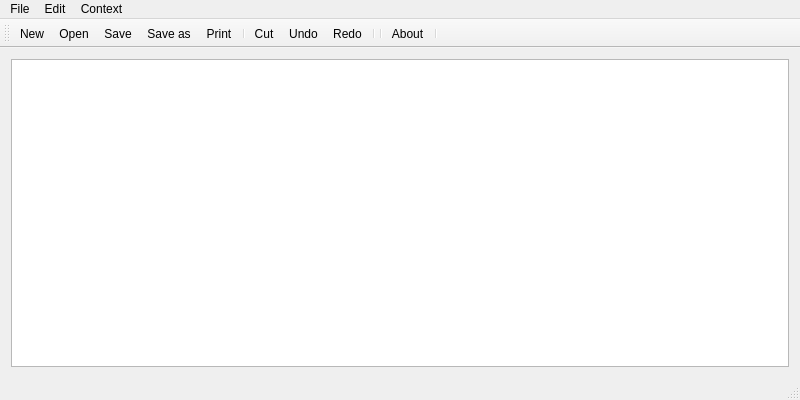
<?xml version="1.0" encoding="UTF-8"?>
<ui version="4.0">
 <class>Notepad</class>
 <widget class="QMainWindow" name="Notepad">
  <property name="geometry">
   <rect>
    <x>0</x>
    <y>0</y>
    <width>800</width>
    <height>400</height>
   </rect>
  </property>
  <property name="windowTitle">
   <string>Notepad</string>
  </property>
  <widget class="QWidget" name="centralWidget">
   <layout class="QVBoxLayout" name="verticalLayout">
    <item>
     <widget class="QTextEdit" name="textEdit"/>
    </item>
   </layout>
  </widget>
  <widget class="QMenuBar" name="menuBar">
   <property name="geometry">
    <rect>
     <x>0</x>
     <y>0</y>
     <width>800</width>
     <height>22</height>
    </rect>
   </property>
   <widget class="QMenu" name="menuFile">
    <property name="title">
     <string>File</string>
    </property>
    <addaction name="actionNew"/>
    <addaction name="actionOpen"/>
    <addaction name="actionSave"/>
    <addaction name="actionSave_as"/>
    <addaction name="actionPrint"/>
    <addaction name="separator"/>
   </widget>
   <widget class="QMenu" name="menuEdit">
    <property name="title">
     <string>Edit</string>
    </property>
    <addaction name="actionCut"/>
    <addaction name="separator"/>
    <addaction name="actionUndo"/>
    <addaction name="actionRedo"/>
   </widget>
   <widget class="QMenu" name="menuContext">
    <property name="title">
     <string>Context</string>
    </property>
    <addaction name="actionHome"/>
    <addaction name="actionWork"/>
    <addaction name="actionJust_note"/>
    <addaction name="actionShow_home"/>
    <addaction name="actionShow_work"/>
    <addaction name="actionShow_just_note"/>
   </widget>
   <addaction name="menuFile"/>
   <addaction name="menuEdit"/>
   <addaction name="menuContext"/>
  </widget>
  <widget class="QToolBar" name="mainToolBar">
   <attribute name="toolBarArea">
    <enum>TopToolBarArea</enum>
   </attribute>
   <attribute name="toolBarBreak">
    <bool>false</bool>
   </attribute>
   <addaction name="actionNew"/>
   <addaction name="actionOpen"/>
   <addaction name="actionSave"/>
   <addaction name="actionSave_as"/>
   <addaction name="actionPrint"/>
   <addaction name="separator"/>
   <addaction name="actionCut"/>
   <addaction name="actionUndo"/>
   <addaction name="actionRedo"/>
   <addaction name="separator"/>
   <addaction name="separator"/>
   <addaction name="actionAbout"/>
   <addaction name="separator"/>
  </widget>
  <widget class="QStatusBar" name="statusBar"/>
  <action name="actionNew">
   <property name="icon">
    <iconset resource="notepad.qrc">
     <normaloff>:/images/new.png</normaloff>:/images/new.png</iconset>
   </property>
   <property name="text">
    <string>New</string>
   </property>
   <property name="toolTip">
    <string>Show all note</string>
   </property>
   <property name="shortcut">
    <string>Ctrl+N</string>
   </property>
  </action>
  <action name="actionOpen">
   <property name="icon">
    <iconset resource="notepad.qrc">
     <normaloff>:/images/open.png</normaloff>:/images/open.png</iconset>
   </property>
   <property name="text">
    <string>Open</string>
   </property>
   <property name="toolTip">
    <string>Open file</string>
   </property>
   <property name="shortcut">
    <string>Ctrl+O</string>
   </property>
  </action>
  <action name="actionSave">
   <property name="icon">
    <iconset resource="notepad.qrc">
     <normaloff>:/images/save.png</normaloff>:/images/save.png</iconset>
   </property>
   <property name="text">
    <string>Save</string>
   </property>
   <property name="toolTip">
    <string>Save file</string>
   </property>
   <property name="shortcut">
    <string>Ctrl+S</string>
   </property>
  </action>
  <action name="actionSave_as">
   <property name="icon">
    <iconset resource="notepad.qrc">
     <normaloff>:/images/save_as.png</normaloff>:/images/save_as.png</iconset>
   </property>
   <property name="text">
    <string>Save as</string>
   </property>
   <property name="toolTip">
    <string>Save file as</string>
   </property>
   <property name="shortcut">
    <string>Alt+S</string>
   </property>
  </action>
  <action name="actionPrint">
   <property name="icon">
    <iconset resource="notepad.qrc">
     <normaloff>:/images/print.png</normaloff>:/images/print.png</iconset>
   </property>
   <property name="text">
    <string>Print</string>
   </property>
   <property name="toolTip">
    <string>Print file</string>
   </property>
   <property name="shortcut">
    <string>Ctrl+P</string>
   </property>
  </action>
  <action name="actionCut">
   <property name="icon">
    <iconset resource="notepad.qrc">
     <normaloff>:/images/cut.png</normaloff>:/images/cut.png</iconset>
   </property>
   <property name="text">
    <string>Cut</string>
   </property>
   <property name="shortcut">
    <string>Ctrl+X</string>
   </property>
  </action>
  <action name="actionUndo">
   <property name="icon">
    <iconset resource="notepad.qrc">
     <normaloff>:/images/edit_undo.png</normaloff>:/images/edit_undo.png</iconset>
   </property>
   <property name="text">
    <string>Undo</string>
   </property>
   <property name="shortcut">
    <string>Ctrl+Z</string>
   </property>
  </action>
  <action name="actionRedo">
   <property name="icon">
    <iconset resource="notepad.qrc">
     <normaloff>:/images/edit_redo.png</normaloff>:/images/edit_redo.png</iconset>
   </property>
   <property name="text">
    <string>Redo</string>
   </property>
   <property name="shortcut">
    <string>Ctrl+Y</string>
   </property>
  </action>
  <action name="actionAbout">
   <property name="icon">
    <iconset resource="notepad.qrc">
     <normaloff>:/images/info.png</normaloff>:/images/info.png</iconset>
   </property>
   <property name="text">
    <string>About</string>
   </property>
   <property name="toolTip">
    <string>About Notepad</string>
   </property>
  </action>
  <action name="actionHome">
   <property name="icon">
    <iconset resource="notepad.qrc">
     <normaloff>:/images/paste.png</normaloff>:/images/paste.png</iconset>
   </property>
   <property name="text">
    <string>Home</string>
   </property>
  </action>
  <action name="actionWork">
   <property name="icon">
    <iconset resource="notepad.qrc">
     <normaloff>:/images/copy.png</normaloff>:/images/copy.png</iconset>
   </property>
   <property name="text">
    <string>Work</string>
   </property>
  </action>
  <action name="actionJust_note">
   <property name="icon">
    <iconset resource="notepad.qrc">
     <normaloff>:/images/bold.png</normaloff>:/images/bold.png</iconset>
   </property>
   <property name="text">
    <string>Just_note</string>
   </property>
  </action>
  <action name="actionShow_home">
   <property name="text">
    <string>Show home</string>
   </property>
  </action>
  <action name="actionShow_work">
   <property name="text">
    <string>Show work</string>
   </property>
  </action>
  <action name="actionShow_just_note">
   <property name="text">
    <string>Show just_note</string>
   </property>
  </action>
 </widget>
 <layoutdefault spacing="6" margin="11"/>
 <resources>
  <include location="notepad.qrc"/>
 </resources>
 <connections/>
</ui>
